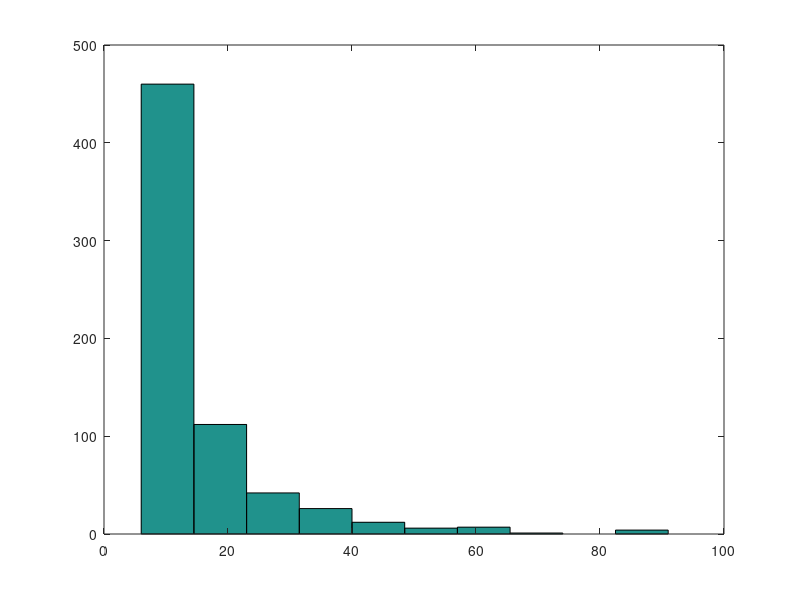

The MATLAB source for this figure:
% Basic integrate-and-fire neuron 
% R Rao 2007
% with added noise

clear

% capacitance and leak resistance
C = 1 % nF
R = 40 % M ohms

% I & F implementation dV/dt = - V/RC + I/C
% Using h = 1 ms step size, Euler method

V = 0;
tstop = 10000; % total integration time
abs_ref = 5; % absolute refractory period 
ref = 0; % absolute refractory period counter
V_trace = []; % voltage trace for plotting
V_th = 10; % spike threshold
spiketimes = []; % list of spike times

% input current
noiseamp = 5;   % amplitude of added noise
I = 1 + noiseamp*randn(1,tstop); % nA; Gaussian noise


for t = 1:tstop
  
   if ~ref
     V = V - (V/(R*C)) + (I(t)/C)
   else
     ref = ref - 1;
     V = 0.2*V_th; % reset voltage
   end
   
   if (V > V_th)
     V = 50;  % emit spike
     spiketimes = [spiketimes t]; % save times of spikes 
     ref = abs_ref; % set refractory counter
   end

   V_trace = [V_trace V];

end

  timeDiff = diff(spiketimes);
  % plot(V_trace)
  hist(timeDiff)
